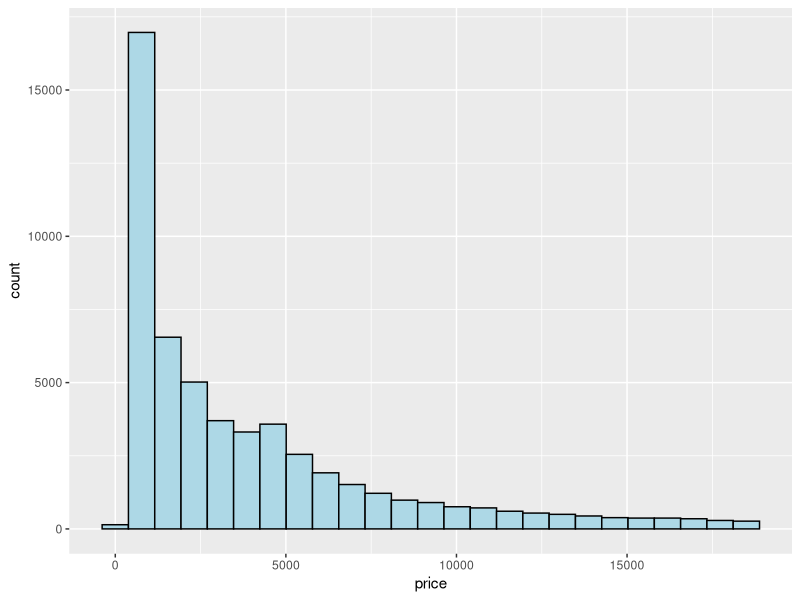
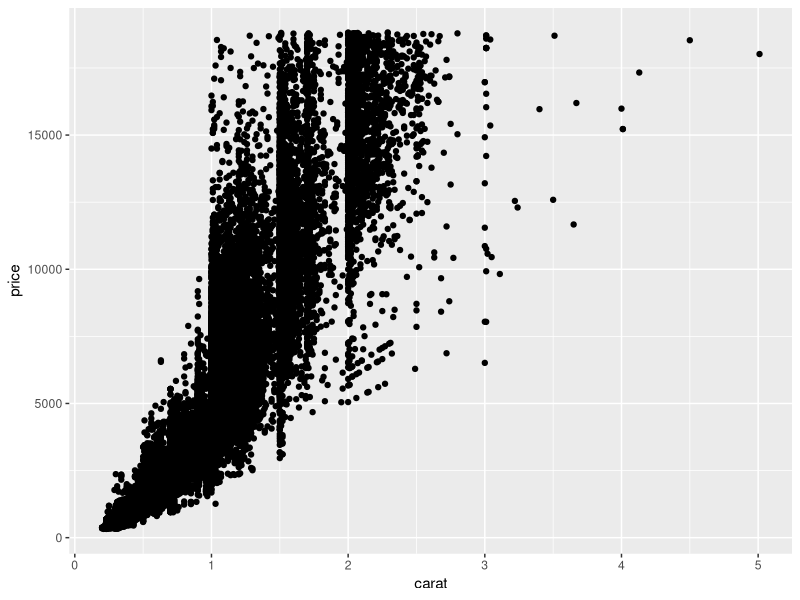
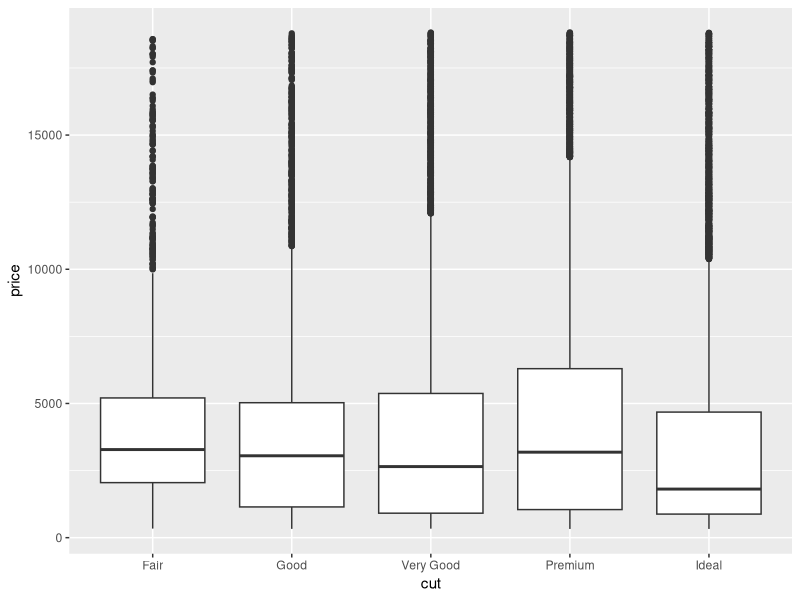
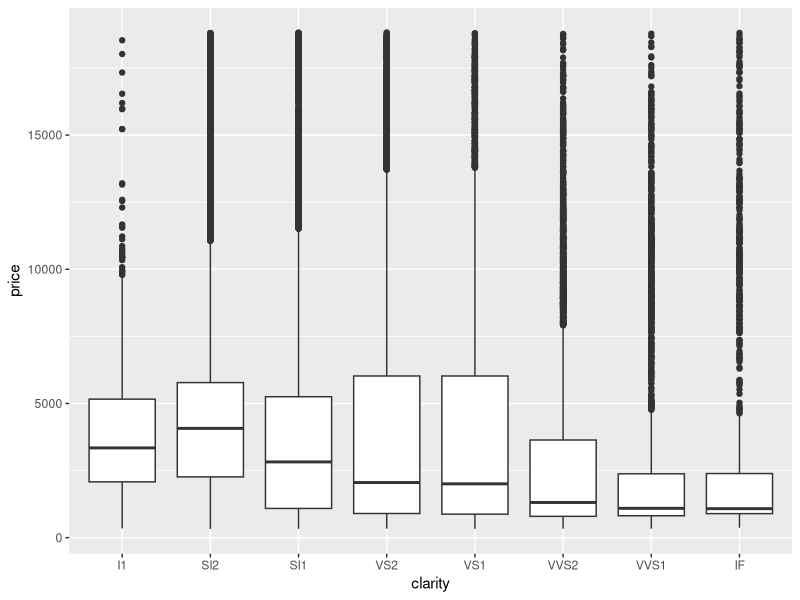
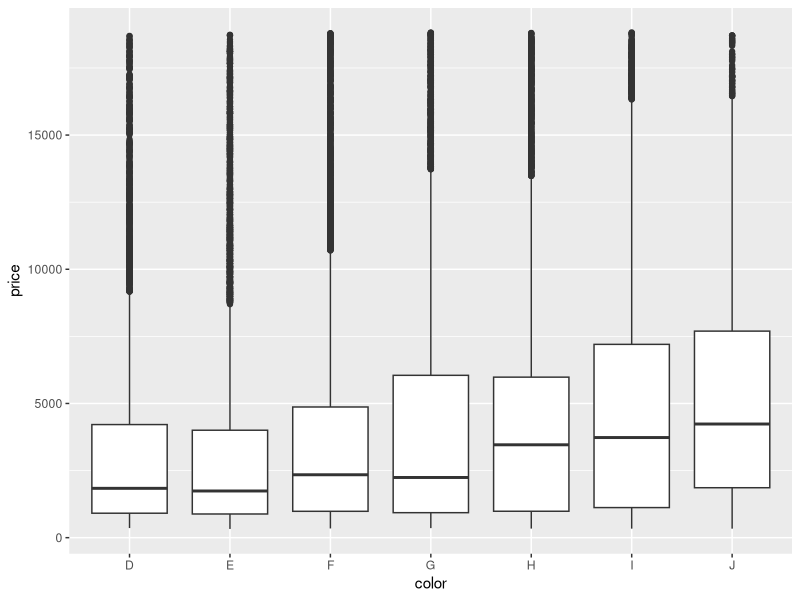
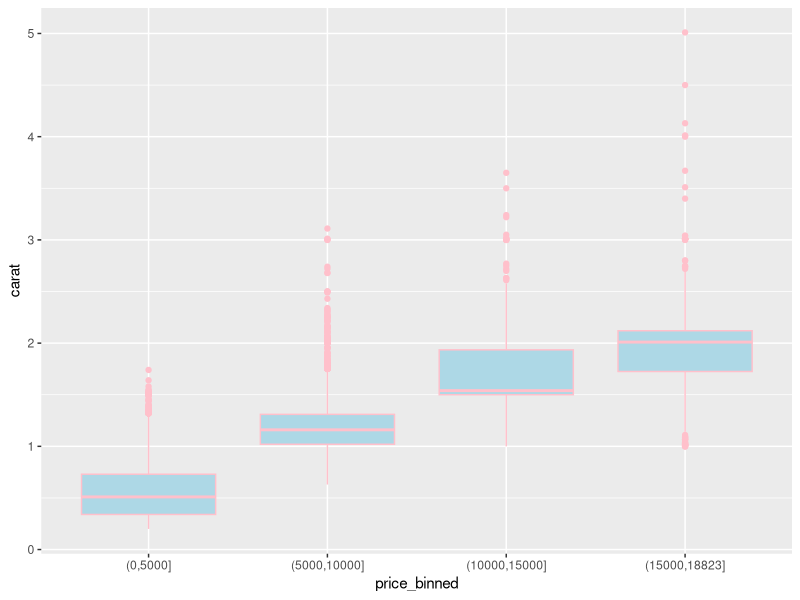
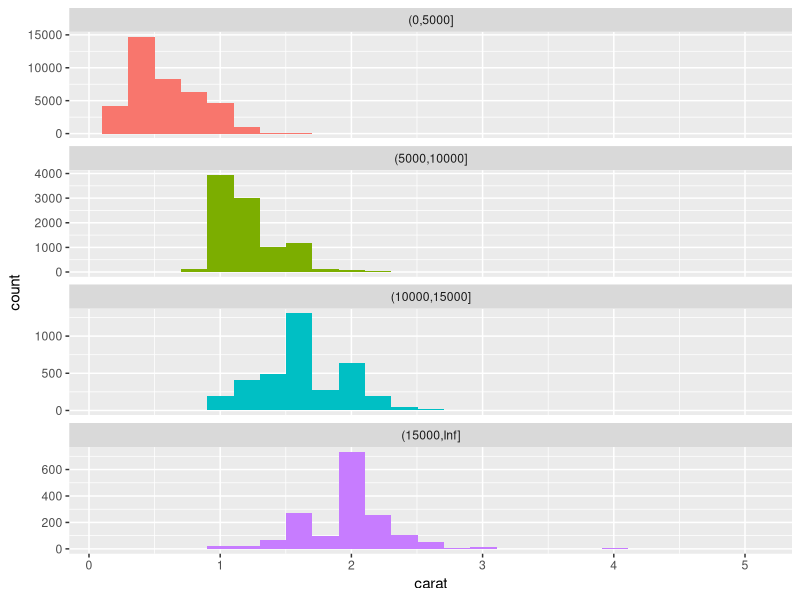

Here is the R script that generated these plots, in order:
#' George Dowling HW#3
#' R4DS
##' April 10, 2018
  
library(tidyverse)
library(ggplot2)

####' Question 1 ####
ggplot(diamonds, aes(price))+
  geom_histogram(bins = 25, fill = "lightblue", color = "black")

#' The distribution of the of the histogram is extremely skewed to the lower side of the price range.  

####' Question 2 ####

#' Looking at carat
ggplot(diamonds, aes(x=carat, y=price)) + 
  geom_point()

#' Looking at cut
ggplot(diamonds, aes(cut, price)) + 
  geom_boxplot()

#' Looking at clarity
ggplot(diamonds, aes(clarity, price)) +
  geom_boxplot()

#' Looking at color
ggplot(diamonds, aes(color, price)) + 
  geom_boxplot()
                    

####' Question 3 ####

#' Done without faceting

diamonds %>% 
  filter(!is.na(carat), !is.na(price)) %>%
  mutate(price_binned = cut(price, breaks=c(seq(0, max(price), 5000), max(price)), dig.lab=10)) %>%
  ggplot(aes(price_binned, carat)) + 
  geom_boxplot(fill = "lightblue", color = "pink")

#' done by faceting

diamonds %>% 
  filter(!is.na(carat), !is.na(price)) %>%
  mutate(price_binned = cut(price, 
                            breaks=c(seq(0, max(price), 5000), Inf), 
                            dig.lab=10)) %>%
  ggplot(., aes(x=carat, fill=price_binned)) + 
  geom_histogram(bins=25) + 
  facet_wrap(~ price_binned, scales = 'free_y', ncol = 1) +
  guides(fill=FALSE)
